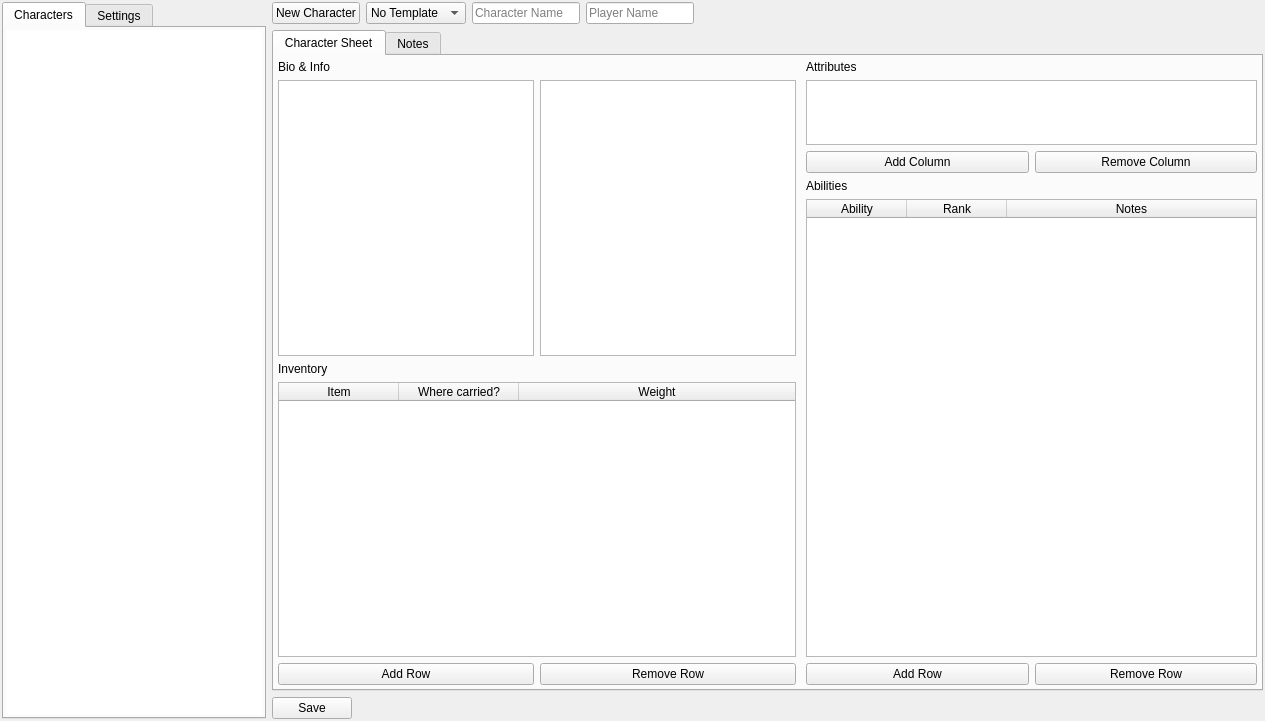
<?xml version="1.0" encoding="UTF-8"?>
<ui version="4.0">
 <class>CharacterViewerTool</class>
 <widget class="QWidget" name="CharacterViewerTool">
  <property name="geometry">
   <rect>
    <x>0</x>
    <y>0</y>
    <width>1265</width>
    <height>721</height>
   </rect>
  </property>
  <property name="sizePolicy">
   <sizepolicy hsizetype="Maximum" vsizetype="Preferred">
    <horstretch>0</horstretch>
    <verstretch>0</verstretch>
   </sizepolicy>
  </property>
  <property name="windowTitle">
   <string>Character Tool</string>
  </property>
  <property name="windowIcon">
   <iconset resource="../../resources/resources.qrc">
    <normaloff>:/icons/media/characters.png</normaloff>:/icons/media/characters.png</iconset>
  </property>
  <layout class="QHBoxLayout" name="horizontalLayout">
   <property name="leftMargin">
    <number>2</number>
   </property>
   <property name="topMargin">
    <number>2</number>
   </property>
   <property name="rightMargin">
    <number>2</number>
   </property>
   <property name="bottomMargin">
    <number>2</number>
   </property>
   <item>
    <layout class="QVBoxLayout" name="verticalLayout_3">
     <item>
      <widget class="QTabWidget" name="tabWidget">
       <property name="sizePolicy">
        <sizepolicy hsizetype="Maximum" vsizetype="Expanding">
         <horstretch>0</horstretch>
         <verstretch>0</verstretch>
        </sizepolicy>
       </property>
       <property name="currentIndex">
        <number>0</number>
       </property>
       <widget class="QWidget" name="tab">
        <attribute name="title">
         <string>Characters</string>
        </attribute>
        <layout class="QVBoxLayout" name="verticalLayout_2">
         <property name="leftMargin">
          <number>2</number>
         </property>
         <property name="topMargin">
          <number>2</number>
         </property>
         <property name="rightMargin">
          <number>2</number>
         </property>
         <property name="bottomMargin">
          <number>2</number>
         </property>
         <item>
          <widget class="QListWidget" name="listWidget_characters">
           <property name="sizePolicy">
            <sizepolicy hsizetype="Maximum" vsizetype="Expanding">
             <horstretch>0</horstretch>
             <verstretch>0</verstretch>
            </sizepolicy>
           </property>
           <property name="frameShape">
            <enum>QFrame::NoFrame</enum>
           </property>
          </widget>
         </item>
        </layout>
       </widget>
       <widget class="QWidget" name="tab_2">
        <attribute name="title">
         <string>Settings</string>
        </attribute>
        <layout class="QVBoxLayout" name="verticalLayout_4">
         <property name="leftMargin">
          <number>2</number>
         </property>
         <property name="topMargin">
          <number>2</number>
         </property>
         <property name="rightMargin">
          <number>2</number>
         </property>
         <property name="bottomMargin">
          <number>2</number>
         </property>
         <item>
          <widget class="QLabel" name="label">
           <property name="text">
            <string>Active Characters</string>
           </property>
          </widget>
         </item>
         <item>
          <widget class="QListWidget" name="listWidget_activeChars">
           <property name="sizePolicy">
            <sizepolicy hsizetype="Maximum" vsizetype="Expanding">
             <horstretch>0</horstretch>
             <verstretch>0</verstretch>
            </sizepolicy>
           </property>
           <property name="toolTip">
            <string>Double click to make inactive</string>
           </property>
          </widget>
         </item>
         <item>
          <widget class="QLabel" name="label_2">
           <property name="text">
            <string>Inactive Characters</string>
           </property>
          </widget>
         </item>
         <item>
          <widget class="QListWidget" name="listWidget_inactiveChars">
           <property name="sizePolicy">
            <sizepolicy hsizetype="Maximum" vsizetype="Expanding">
             <horstretch>0</horstretch>
             <verstretch>0</verstretch>
            </sizepolicy>
           </property>
          </widget>
         </item>
         <item>
          <widget class="QPushButton" name="pushButton_makeAllActive">
           <property name="text">
            <string>Make all active</string>
           </property>
          </widget>
         </item>
         <item>
          <widget class="QPushButton" name="pushButton_makeAllInactive">
           <property name="text">
            <string>Make all inactive</string>
           </property>
          </widget>
         </item>
        </layout>
       </widget>
      </widget>
     </item>
    </layout>
   </item>
   <item>
    <layout class="QVBoxLayout" name="verticalLayout">
     <item>
      <layout class="QHBoxLayout" name="horizontalLayout_2">
       <item>
        <widget class="QPushButton" name="pushButton_newCharacter">
         <property name="text">
          <string>New Character</string>
         </property>
        </widget>
       </item>
       <item>
        <widget class="QComboBox" name="comboBox_template">
         <item>
          <property name="text">
           <string>No Template</string>
          </property>
         </item>
        </widget>
       </item>
       <item>
        <widget class="QLineEdit" name="lineEdit_characterName">
         <property name="sizePolicy">
          <sizepolicy hsizetype="Maximum" vsizetype="Fixed">
           <horstretch>0</horstretch>
           <verstretch>0</verstretch>
          </sizepolicy>
         </property>
         <property name="placeholderText">
          <string>Character Name</string>
         </property>
        </widget>
       </item>
       <item>
        <widget class="QLineEdit" name="lineEdit_playerName">
         <property name="sizePolicy">
          <sizepolicy hsizetype="Maximum" vsizetype="Fixed">
           <horstretch>0</horstretch>
           <verstretch>0</verstretch>
          </sizepolicy>
         </property>
         <property name="placeholderText">
          <string>Player Name</string>
         </property>
        </widget>
       </item>
       <item>
        <spacer name="horizontalSpacer">
         <property name="orientation">
          <enum>Qt::Horizontal</enum>
         </property>
         <property name="sizeHint" stdset="0">
          <size>
           <width>40</width>
           <height>20</height>
          </size>
         </property>
        </spacer>
       </item>
      </layout>
     </item>
     <item>
      <widget class="QTabWidget" name="tabWidget_2">
       <property name="currentIndex">
        <number>0</number>
       </property>
       <widget class="QWidget" name="tab_3">
        <attribute name="title">
         <string>Character Sheet</string>
        </attribute>
        <layout class="QHBoxLayout" name="horizontalLayout_4">
         <property name="leftMargin">
          <number>2</number>
         </property>
         <property name="topMargin">
          <number>2</number>
         </property>
         <property name="rightMargin">
          <number>2</number>
         </property>
         <property name="bottomMargin">
          <number>2</number>
         </property>
         <item>
          <widget class="QFrame" name="frame_2">
           <property name="frameShape">
            <enum>QFrame::NoFrame</enum>
           </property>
           <property name="frameShadow">
            <enum>QFrame::Raised</enum>
           </property>
           <layout class="QVBoxLayout" name="verticalLayout_5">
            <property name="leftMargin">
             <number>2</number>
            </property>
            <property name="topMargin">
             <number>2</number>
            </property>
            <property name="rightMargin">
             <number>2</number>
            </property>
            <property name="bottomMargin">
             <number>2</number>
            </property>
            <item>
             <widget class="QLabel" name="label_3">
              <property name="text">
               <string>Bio &amp; Info</string>
              </property>
             </widget>
            </item>
            <item>
             <layout class="QHBoxLayout" name="horizontalLayout_8">
              <item>
               <widget class="QTextEdit" name="textEdit_bioInfo">
                <property name="sizePolicy">
                 <sizepolicy hsizetype="Minimum" vsizetype="Expanding">
                  <horstretch>0</horstretch>
                  <verstretch>0</verstretch>
                 </sizepolicy>
                </property>
                <property name="sizeAdjustPolicy">
                 <enum>QAbstractScrollArea::AdjustIgnored</enum>
                </property>
                <property name="autoFormatting">
                 <set>QTextEdit::AutoAll</set>
                </property>
                <property name="html">
                 <string>&lt;!DOCTYPE HTML PUBLIC &quot;-//W3C//DTD HTML 4.0//EN&quot; &quot;http://www.w3.org/TR/REC-html40/strict.dtd&quot;&gt;
&lt;html&gt;&lt;head&gt;&lt;meta name=&quot;qrichtext&quot; content=&quot;1&quot; /&gt;&lt;title&gt;Character Sheet&lt;/title&gt;&lt;style type=&quot;text/css&quot;&gt;
p, li { white-space: pre-wrap; }
&lt;/style&gt;&lt;/head&gt;&lt;body style=&quot; font-family:'Cantarell'; font-size:10pt; font-weight:400; font-style:normal;&quot;&gt;
&lt;p style=&quot;-qt-paragraph-type:empty; margin-top:12px; margin-bottom:12px; margin-left:0px; margin-right:0px; -qt-block-indent:0; text-indent:0px; font-family:'MS Shell Dlg 2'; font-size:8.25pt;&quot;&gt;&lt;br /&gt;&lt;/p&gt;&lt;/body&gt;&lt;/html&gt;</string>
                </property>
                <property name="textInteractionFlags">
                 <set>Qt::LinksAccessibleByKeyboard|Qt::LinksAccessibleByMouse|Qt::TextBrowserInteraction|Qt::TextEditable|Qt::TextEditorInteraction|Qt::TextSelectableByKeyboard|Qt::TextSelectableByMouse</set>
                </property>
               </widget>
              </item>
              <item>
               <widget class="QTextEdit" name="textEdit_bioInfo2">
                <property name="sizePolicy">
                 <sizepolicy hsizetype="Minimum" vsizetype="Expanding">
                  <horstretch>0</horstretch>
                  <verstretch>0</verstretch>
                 </sizepolicy>
                </property>
                <property name="autoFormatting">
                 <set>QTextEdit::AutoAll</set>
                </property>
                <property name="textInteractionFlags">
                 <set>Qt::LinksAccessibleByKeyboard|Qt::LinksAccessibleByMouse|Qt::TextBrowserInteraction|Qt::TextEditable|Qt::TextEditorInteraction|Qt::TextSelectableByKeyboard|Qt::TextSelectableByMouse</set>
                </property>
               </widget>
              </item>
             </layout>
            </item>
            <item>
             <widget class="QLabel" name="label_5">
              <property name="text">
               <string>Inventory</string>
              </property>
             </widget>
            </item>
            <item>
             <widget class="QTableWidget" name="tableWidget_inventory">
              <property name="sizePolicy">
               <sizepolicy hsizetype="Minimum" vsizetype="Expanding">
                <horstretch>0</horstretch>
                <verstretch>0</verstretch>
               </sizepolicy>
              </property>
              <attribute name="horizontalHeaderDefaultSectionSize">
               <number>120</number>
              </attribute>
              <attribute name="horizontalHeaderStretchLastSection">
               <bool>true</bool>
              </attribute>
              <attribute name="verticalHeaderVisible">
               <bool>false</bool>
              </attribute>
              <column>
               <property name="text">
                <string>Item</string>
               </property>
              </column>
              <column>
               <property name="text">
                <string>Where carried?</string>
               </property>
              </column>
              <column>
               <property name="text">
                <string>Weight</string>
               </property>
              </column>
             </widget>
            </item>
            <item>
             <layout class="QHBoxLayout" name="horizontalLayout_5">
              <item>
               <widget class="QPushButton" name="pushButton_addItemRow">
                <property name="text">
                 <string>Add Row</string>
                </property>
               </widget>
              </item>
              <item>
               <widget class="QPushButton" name="pushButton_removeItemRow">
                <property name="text">
                 <string>Remove Row</string>
                </property>
               </widget>
              </item>
             </layout>
            </item>
           </layout>
          </widget>
         </item>
         <item>
          <widget class="QFrame" name="frame_attributesAbilities">
           <property name="sizePolicy">
            <sizepolicy hsizetype="Preferred" vsizetype="Preferred">
             <horstretch>0</horstretch>
             <verstretch>0</verstretch>
            </sizepolicy>
           </property>
           <property name="layoutDirection">
            <enum>Qt::LeftToRight</enum>
           </property>
           <property name="frameShape">
            <enum>QFrame::NoFrame</enum>
           </property>
           <property name="frameShadow">
            <enum>QFrame::Raised</enum>
           </property>
           <property name="lineWidth">
            <number>1</number>
           </property>
           <layout class="QVBoxLayout" name="verticalLayout_6">
            <property name="leftMargin">
             <number>2</number>
            </property>
            <property name="topMargin">
             <number>2</number>
            </property>
            <property name="rightMargin">
             <number>2</number>
            </property>
            <property name="bottomMargin">
             <number>2</number>
            </property>
            <item>
             <widget class="QLabel" name="label_6">
              <property name="sizePolicy">
               <sizepolicy hsizetype="Maximum" vsizetype="Maximum">
                <horstretch>0</horstretch>
                <verstretch>0</verstretch>
               </sizepolicy>
              </property>
              <property name="text">
               <string>Attributes</string>
              </property>
             </widget>
            </item>
            <item>
             <widget class="QTableWidget" name="tableWidget_attributes">
              <property name="sizePolicy">
               <sizepolicy hsizetype="Minimum" vsizetype="Maximum">
                <horstretch>0</horstretch>
                <verstretch>0</verstretch>
               </sizepolicy>
              </property>
              <property name="maximumSize">
               <size>
                <width>16777215</width>
                <height>65</height>
               </size>
              </property>
              <attribute name="horizontalHeaderVisible">
               <bool>false</bool>
              </attribute>
              <attribute name="horizontalHeaderDefaultSectionSize">
               <number>30</number>
              </attribute>
              <attribute name="verticalHeaderVisible">
               <bool>false</bool>
              </attribute>
              <attribute name="verticalHeaderMinimumSectionSize">
               <number>20</number>
              </attribute>
              <attribute name="verticalHeaderStretchLastSection">
               <bool>true</bool>
              </attribute>
              <row>
               <property name="text">
                <string>1</string>
               </property>
              </row>
              <row>
               <property name="text">
                <string>New Row</string>
               </property>
              </row>
             </widget>
            </item>
            <item>
             <layout class="QHBoxLayout" name="horizontalLayout_7">
              <item>
               <widget class="QPushButton" name="pushButton_addAttribute">
                <property name="text">
                 <string>Add Column</string>
                </property>
               </widget>
              </item>
              <item>
               <widget class="QPushButton" name="pushButton_removeAttribute">
                <property name="text">
                 <string>Remove Column</string>
                </property>
               </widget>
              </item>
             </layout>
            </item>
            <item>
             <widget class="QLabel" name="label_4">
              <property name="sizePolicy">
               <sizepolicy hsizetype="Maximum" vsizetype="Maximum">
                <horstretch>0</horstretch>
                <verstretch>0</verstretch>
               </sizepolicy>
              </property>
              <property name="layoutDirection">
               <enum>Qt::LeftToRight</enum>
              </property>
              <property name="text">
               <string>Abilities</string>
              </property>
              <property name="scaledContents">
               <bool>false</bool>
              </property>
             </widget>
            </item>
            <item>
             <widget class="QTableWidget" name="tableWidget_abilities">
              <property name="sizePolicy">
               <sizepolicy hsizetype="Minimum" vsizetype="Expanding">
                <horstretch>0</horstretch>
                <verstretch>0</verstretch>
               </sizepolicy>
              </property>
              <attribute name="horizontalHeaderStretchLastSection">
               <bool>true</bool>
              </attribute>
              <attribute name="verticalHeaderVisible">
               <bool>false</bool>
              </attribute>
              <column>
               <property name="text">
                <string>Ability</string>
               </property>
              </column>
              <column>
               <property name="text">
                <string>Rank</string>
               </property>
              </column>
              <column>
               <property name="text">
                <string>Notes</string>
               </property>
              </column>
             </widget>
            </item>
            <item>
             <layout class="QHBoxLayout" name="horizontalLayout_6">
              <item>
               <widget class="QPushButton" name="pushButton_addAbility">
                <property name="sizePolicy">
                 <sizepolicy hsizetype="Minimum" vsizetype="Fixed">
                  <horstretch>0</horstretch>
                  <verstretch>0</verstretch>
                 </sizepolicy>
                </property>
                <property name="text">
                 <string>Add Row</string>
                </property>
               </widget>
              </item>
              <item>
               <widget class="QPushButton" name="pushButton_removeAbility">
                <property name="text">
                 <string>Remove Row</string>
                </property>
               </widget>
              </item>
             </layout>
            </item>
           </layout>
          </widget>
         </item>
        </layout>
       </widget>
       <widget class="QWidget" name="tab_4">
        <attribute name="title">
         <string>Notes</string>
        </attribute>
        <layout class="QVBoxLayout" name="verticalLayout_7">
         <property name="leftMargin">
          <number>2</number>
         </property>
         <property name="topMargin">
          <number>2</number>
         </property>
         <property name="rightMargin">
          <number>2</number>
         </property>
         <property name="bottomMargin">
          <number>2</number>
         </property>
         <item>
          <widget class="QTextEdit" name="textEdit_notes">
           <property name="frameShape">
            <enum>QFrame::NoFrame</enum>
           </property>
           <property name="autoFormatting">
            <set>QTextEdit::AutoAll</set>
           </property>
          </widget>
         </item>
        </layout>
       </widget>
      </widget>
     </item>
     <item>
      <layout class="QHBoxLayout" name="horizontalLayout_3">
       <item>
        <widget class="QPushButton" name="pushButton_save">
         <property name="text">
          <string>Save</string>
         </property>
        </widget>
       </item>
       <item>
        <spacer name="horizontalSpacer_2">
         <property name="orientation">
          <enum>Qt::Horizontal</enum>
         </property>
         <property name="sizeHint" stdset="0">
          <size>
           <width>40</width>
           <height>20</height>
          </size>
         </property>
        </spacer>
       </item>
      </layout>
     </item>
    </layout>
   </item>
  </layout>
 </widget>
 <resources>
  <include location="../../resources/resources.qrc"/>
 </resources>
 <connections/>
</ui>
